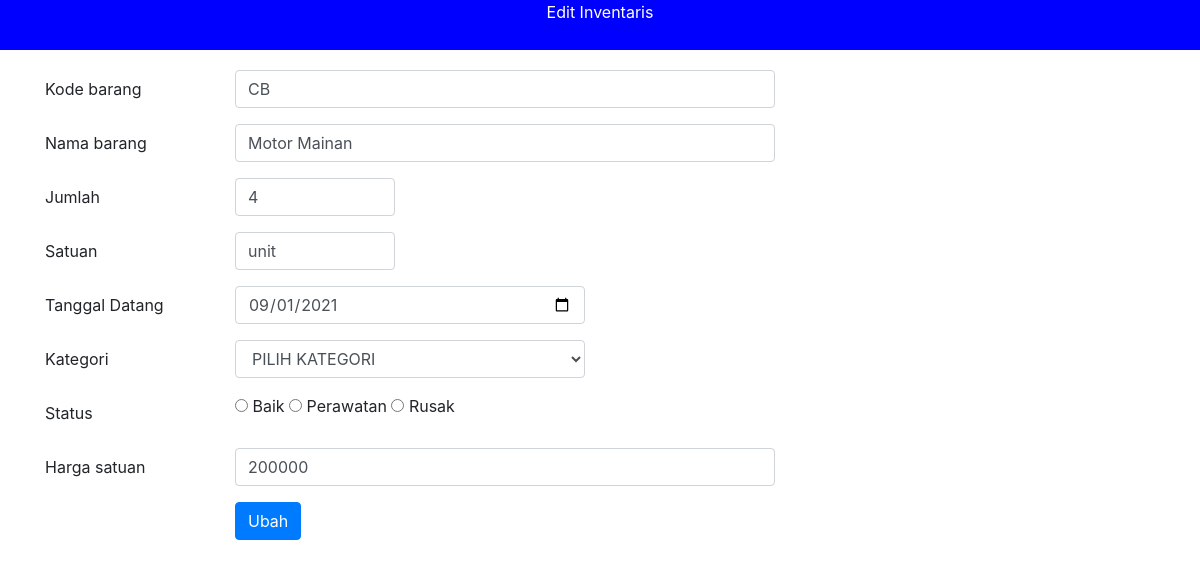
The page /edit.php?kode=CB on the database its author committed.
### tables this page shows
CREATE TABLE `inventaris` (
  `kode_barang` varchar(10) NOT NULL,
  `nama_barang` varchar(30) NOT NULL,
  `jumlah` int(11) NOT NULL,
  `satuan` varchar(15) NOT NULL,
  `tgl_datang` date DEFAULT NULL,
  `kategori` varchar(20) NOT NULL,
  `status_barang` varchar(20) NOT NULL,
  `harga` int(20) NOT NULL
);

### edit.php (the view, shortened to what this page needs)
<?php
	$conn = mysqli_connect("localhost","root","","responsi");
	$sql = mysqli_query($conn, "SELECT * FROM inventaris WHERE kode_barang = '$_GET[kode]'") or die(mysqli_error($conn));
	$data = mysqli_fetch_assoc($sql);
?>
<!DOCTYPE html>
<html>
<head>
	<link rel="stylesheet" href="https://stackpath.bootstrapcdn.com/bootstrap/4.1.3/css/bootstrap.min.css">
</head>
<body>
	<div style="background-color: blue; color: white; height: 50px;">
		<center>Edit Inventaris</center>
	</div>
	<div class="container" style="margin-top:20px">
		<form enctype="multipart/form-data" method="post">
				<div class="form-group row">
					<label class="col-sm-2 col-form-label">Kode barang</label>
					<div class="col-sm-6">
						<input type="text" name="kode" class="form-control" value="<?php echo $data['kode_barang'] ?>">
					</div>
				</div>
				<div class="form-group row">
					<label class="col-sm-2 col-form-label">Nama barang</label>
					<div class="col-sm-6">
						<input type="text" name="nama" class="form-control" value="<?php echo $data['nama_barang'] ?>">
					</div>
				</div>
				<div class="form-group row">
					<label class="col-sm-2 col-form-label">Jumlah</label>
					<div class="col-sm-2">
						<input type="number" name="jumlah" class="form-control" value="<?php echo $data['jumlah'] ?>">
					</div>
				</div>
				<div class="form-group row">
					<label class="col-sm-2 col-form-label">Satuan</label>
					<div class="col-sm-2">
						<input type="text" name="satuan" class="form-control" value="<?php echo $data['satuan'] ?>">
					</div>
				</div>
				<div class="form-group row">
					<label class="col-sm-2 col-form-label">Tanggal Datang</label>
					<div class="col-sm-4">
						<input type="date" name="tanggal" class="form-control" value="<?php echo $data['tgl_datang'] ?>">
					</div>
				</div>
				<div class="form-group row">
					<label class="col-sm-2 col-form-label">Kategori</label>
					<div class="col-sm-4">
						<select name="kategori" class="form-control" >
							<option value="<?php echo $data['kategori'] ?>">PILIH KATEGORI</option>
						</select>
					</div>
				</div>
				<div class="form-group row">
					<label class="col-sm-2 col-form-label">Status</label>
					<div class="col-sm-4">
						<td>
							<input type="radio" name="status" value="Baik"> Baik
							<input type="radio" name="status" value="Perawatan"> Perawatan
							<input type="radio" name="status" value="Rusak"> Rusak
						</td>
					</div>
				</div>
				<div class="form-group row">
					<label class="col-sm-2 col-form-label">Harga satuan</label>
					<div class="col-sm-6">
						<input type="number" name="harga" class="form-control" value="<?php echo $data['harga'] ?>">
					</div>
				</div>
			<div class="form-group row">
				<label class="col-sm-2 col-form-label">&nbsp;</label>
				<div class="col-sm-10">
					<input type="submit" name="edit" class="btn btn-primary" value="Ubah">
				</div>
			</div>
		</form>
	</div>
</body>
</html>

### rows shown on the page
inventaris: kode "CB", nama "Motor Mainan", jumlah "4", satuan "unit", tanggal "09/01/2021", harga "200000"
